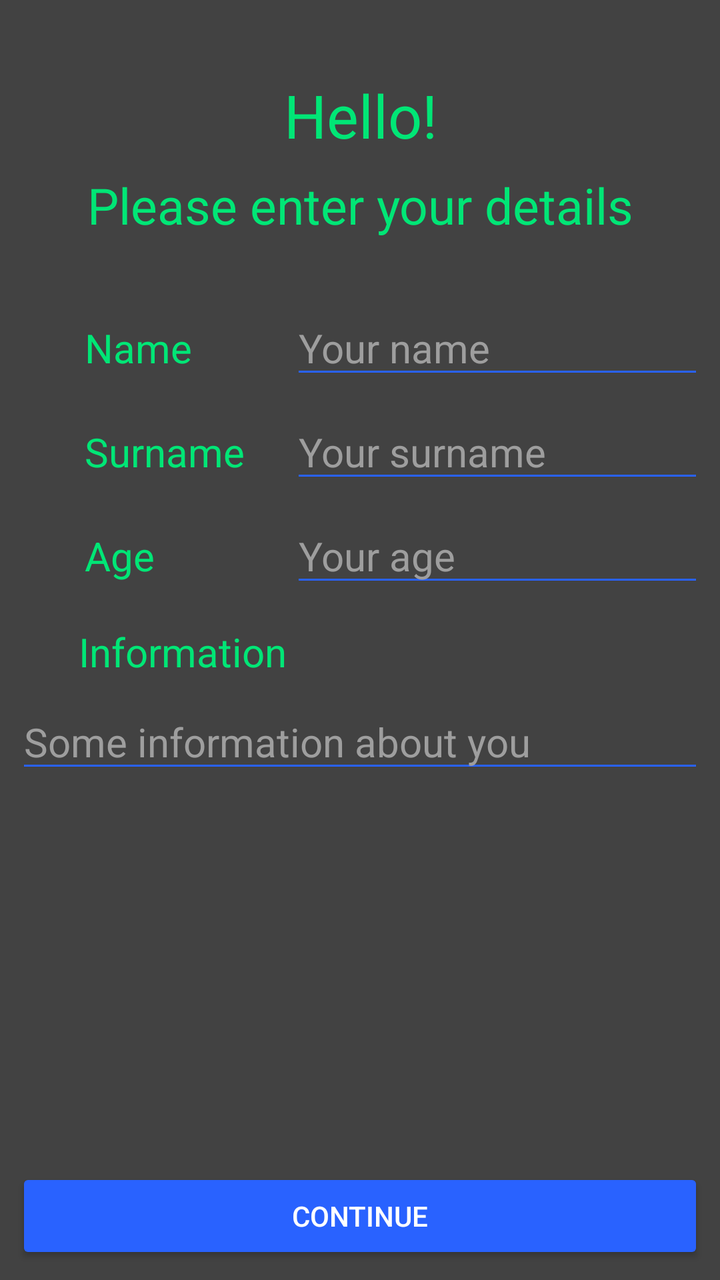
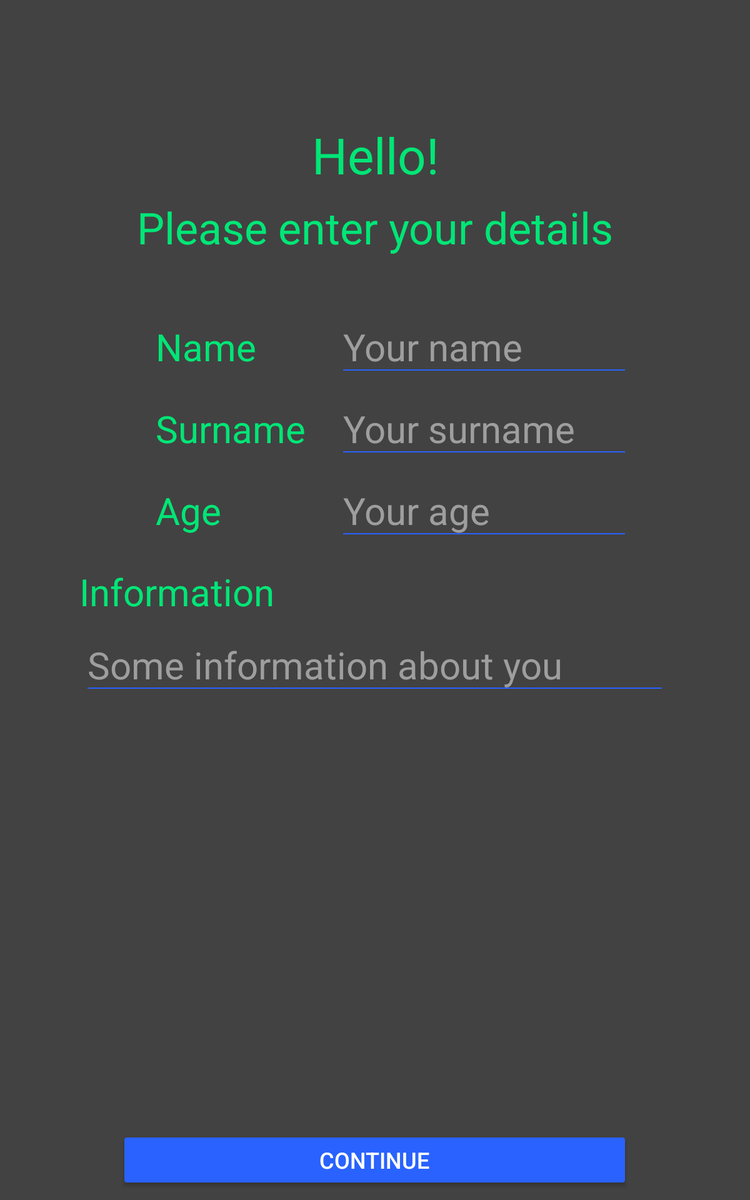

The same Android screen from two of the app's own layout files: first res/layout/ as a phone draws it, then the repository's variant for another configuration, drawn on a device whose configuration selects that folder. Both files follow.
<!-- AndroidManifest.xml: application theme AppTheme -->
<!-- res/layout/activity_register.xml -->
<?xml version="1.0" encoding="utf-8"?>
<android.support.constraint.ConstraintLayout xmlns:android="http://schemas.android.com/apk/res/android"
    xmlns:app="http://schemas.android.com/apk/res-auto"
    xmlns:tools="http://schemas.android.com/tools"
    android:layout_width="match_parent"
    android:layout_height="match_parent"
    tools:context="com.angon.tree_of_history.RegisterActivity">


    <TextView
        android:id="@+id/hello"
        android:layout_width="wrap_content"
        android:layout_height="wrap_content"
        android:layout_marginStart="8dp"
        android:layout_marginTop="8dp"
        android:layout_marginEnd="8dp"
        android:layout_marginBottom="8dp"
        android:text="@string/hello"
        android:textColor="@color/appTextColor"
        android:textSize="30sp"
        app:layout_constraintBottom_toBottomOf="parent"
        app:layout_constraintEnd_toEndOf="parent"
        app:layout_constraintHorizontal_bias="0.501"
        app:layout_constraintStart_toStartOf="parent"
        app:layout_constraintTop_toTopOf="parent"
        app:layout_constraintVertical_bias="0.050000012" />

    <TextView
        android:id="@+id/enterDetails"
        android:layout_width="wrap_content"
        android:layout_height="wrap_content"
        android:layout_marginStart="8dp"
        android:layout_marginTop="8dp"
        android:layout_marginEnd="8dp"
        android:layout_marginBottom="8dp"
        android:text="@string/please_enter_your_details"
        android:textSize="25sp"
        android:textColor="@color/appTextColor"
        app:layout_constraintBottom_toBottomOf="parent"
        app:layout_constraintEnd_toEndOf="parent"
        app:layout_constraintHorizontal_bias="0.507"
        app:layout_constraintStart_toStartOf="parent"
        app:layout_constraintTop_toBottomOf="@+id/hello"
        app:layout_constraintVertical_bias="0.0" />

    <LinearLayout
        android:id="@+id/linearLayoutName"
        android:layout_width="match_parent"
        android:layout_height="wrap_content"
        android:layout_marginStart="8dp"
        android:layout_marginTop="8dp"
        android:layout_marginEnd="8dp"
        android:layout_marginBottom="8dp"
        android:orientation="horizontal"
        app:layout_constraintBottom_toBottomOf="parent"
        app:layout_constraintEnd_toEndOf="parent"
        app:layout_constraintStart_toStartOf="parent"
        app:layout_constraintTop_toBottomOf="@+id/enterDetails"
        app:layout_constraintVertical_bias="0.050000012">

        <View
            android:layout_width="0dp"
            android:layout_height="0dp"
            android:layout_weight="0.1" />

        <TextView
            android:layout_width="0dp"
            android:layout_height="wrap_content"
            android:layout_weight="0.3"
            android:gravity="start"
            android:text="@string/name"
            android:textSize="20sp"
            android:textColor="@color/appTextColor" />

        <EditText
            android:id="@+id/name"
            android:layout_width="0dp"
            android:layout_height="wrap_content"
            android:layout_weight="0.6"
            android:hint="@string/your_name_hint"
            android:textColorHint="@color/hintTextColor"
            android:inputType="textPersonName"
            android:textSize="20sp"
            android:textColor="@color/enterTextColor" />

    </LinearLayout>

    <LinearLayout
        android:id="@+id/linearLayoutSurname"
        android:layout_width="match_parent"
        android:layout_height="wrap_content"
        android:layout_marginStart="8dp"
        android:layout_marginTop="8dp"
        android:layout_marginEnd="8dp"
        android:layout_marginBottom="8dp"
        android:orientation="horizontal"
        app:layout_constraintBottom_toBottomOf="parent"
        app:layout_constraintEnd_toEndOf="parent"
        app:layout_constraintStart_toStartOf="parent"
        app:layout_constraintTop_toBottomOf="@+id/linearLayoutName"
        app:layout_constraintVertical_bias="0.0">

        <View
            android:layout_width="0dp"
            android:layout_height="0dp"
            android:layout_weight="0.1" />

        <TextView
            android:layout_width="0dp"
            android:layout_height="wrap_content"
            android:layout_weight="0.3"
            android:gravity="start"
            android:text="@string/surname"
            android:textSize="20sp"
            android:textColor="@color/appTextColor" />

        <EditText
            android:id="@+id/surname"
            android:layout_width="0dp"
            android:layout_height="wrap_content"
            android:layout_weight="0.6"
            android:hint="@string/your_surname_hint"
            android:textColorHint="@color/hintTextColor"
            android:inputType="textPersonName"
            android:textSize="20sp"
            android:textColor="@color/enterTextColor" />

    </LinearLayout>

    <LinearLayout
        android:id="@+id/linearLayoutAge"
        android:layout_width="match_parent"
        android:layout_height="wrap_content"
        android:layout_marginStart="8dp"
        android:layout_marginTop="8dp"
        android:layout_marginEnd="8dp"
        android:layout_marginBottom="8dp"
        android:orientation="horizontal"
        app:layout_constraintBottom_toBottomOf="parent"
        app:layout_constraintEnd_toEndOf="parent"
        app:layout_constraintStart_toStartOf="parent"
        app:layout_constraintTop_toBottomOf="@+id/linearLayoutSurname"
        app:layout_constraintVertical_bias="0.0">

        <View
            android:layout_width="0dp"
            android:layout_height="0dp"
            android:layout_weight="0.1" />

        <TextView
            android:layout_width="0dp"
            android:layout_height="wrap_content"
            android:layout_weight="0.3"
            android:gravity="start"
            android:text="@string/age"
            android:textSize="20sp"
            android:textColor="@color/appTextColor" />

        <EditText
            android:id="@+id/age"
            android:layout_width="0dp"
            android:layout_height="wrap_content"
            android:layout_weight="0.6"
            android:hint="@string/your_age_hint"
            android:textColorHint="@color/hintTextColor"
            android:inputType="number"
            android:textSize="20sp"
            android:textColor="@color/enterTextColor" />

    </LinearLayout>

    <TextView
        android:id="@+id/info"
        android:layout_width="wrap_content"
        android:layout_height="wrap_content"
        android:layout_marginStart="8dp"
        android:layout_marginTop="8dp"
        android:layout_marginEnd="8dp"
        android:layout_marginBottom="8dp"
        android:text="@string/information"
        android:textColor="@color/appTextColor"
        android:textSize="20sp"
        app:layout_constraintBottom_toBottomOf="parent"
        app:layout_constraintEnd_toEndOf="parent"
        app:layout_constraintHorizontal_bias="0.13"
        app:layout_constraintStart_toStartOf="parent"
        app:layout_constraintTop_toBottomOf="@+id/linearLayoutAge"
        app:layout_constraintVertical_bias="0.01999998" />

    <Button
        android:id="@+id/register"
        android:layout_width="match_parent"
        android:layout_height="wrap_content"
        android:layout_marginStart="8dp"
        android:layout_marginTop="8dp"
        android:layout_marginEnd="8dp"
        android:layout_marginBottom="8dp"
        android:text="@string/continue_button"
        android:textColor="@color/enterTextColor"
        app:layout_constraintBottom_toBottomOf="parent"
        app:layout_constraintEnd_toEndOf="parent"
        app:layout_constraintStart_toStartOf="parent"
        app:layout_constraintTop_toTopOf="parent"
        app:layout_constraintVertical_bias="1.0" />

    <EditText
        android:id="@+id/information"
        android:layout_width="match_parent"
        android:layout_height="wrap_content"
        android:layout_marginStart="8dp"
        android:layout_marginTop="8dp"
        android:layout_marginEnd="8dp"
        android:layout_marginBottom="8dp"
        android:gravity="start"
        android:hint="@string/your_information_hint"
        android:textColorHint="@color/hintTextColor"
        android:inputType="textMultiLine"
        android:scrollbars="vertical"
        android:scrollbarStyle="outsideOverlay"
        android:textSize="20sp"
        android:textColor="@color/enterTextColor"
        app:layout_constraintBottom_toTopOf="@+id/register"
        app:layout_constraintEnd_toEndOf="parent"
        app:layout_constraintStart_toStartOf="parent"
        app:layout_constraintTop_toBottomOf="@+id/info"
        app:layout_constraintVertical_bias="0.0" />


</android.support.constraint.ConstraintLayout>
<!-- resources referenced by this layout -->
<resources>
  <color name="appTextColor">#00E676</color>
  <color name="enterTextColor">#FFFFFF</color>
  <color name="hintTextColor">#9E9E9E</color>
  <string name="age">Age</string>
  <string name="continue_button">Continue</string>
  <string name="hello">Hello!</string>
  <string name="information">Information</string>
  <string name="name">Name</string>
  <string name="please_enter_your_details">Please enter your details</string>
  <string name="surname">Surname</string>
  <string name="your_age_hint">Your age</string>
  <string name="your_information_hint">Some information about you</string>
  <string name="your_name_hint">Your name</string>
  <string name="your_surname_hint">Your surname</string>
  <style name="AppTheme" parent="Theme.AppCompat.Light.DarkActionBar">
          <item name="windowNoTitle">true</item>
          <item name="android:windowBackground">@color/windowBackground</item>
          <item name="colorPrimaryDark">@color/colorPrimaryDark</item>
          <item name="colorAccent">@color/colorAccent</item>
          <item name="colorButtonNormal">@color/colorAccent</item>
          <item name="colorControlNormal">@color/colorAccent</item>
          <item name="colorControlHighlight">@color/pressedButtonColor</item>
      </style>
  <color name="windowBackground">#424242</color>
  <color name="colorPrimaryDark">#212121</color>
  <color name="colorAccent">#2962FF</color>
  <color name="pressedButtonColor">#2300D0</color>
</resources>
<!-- res/layout-sw600dp/activity_register.xml (the repository's variant of the layout above) -->
<!-- drawn on a 7-inch tablet held upright -->
<?xml version="1.0" encoding="utf-8"?>
<android.support.constraint.ConstraintLayout xmlns:android="http://schemas.android.com/apk/res/android"
    xmlns:app="http://schemas.android.com/apk/res-auto"
    xmlns:tools="http://schemas.android.com/tools"
    android:layout_width="match_parent"
    android:layout_height="match_parent"
    tools:context="com.angon.tree_of_history.RegisterActivity">


    <TextView
        android:id="@+id/hello"
        android:layout_width="wrap_content"
        android:layout_height="wrap_content"
        android:layout_marginStart="8dp"
        android:layout_marginTop="8dp"
        android:layout_marginEnd="8dp"
        android:layout_marginBottom="8dp"
        android:text="@string/hello"
        android:textSize="40sp"
        android:textColor="@color/appTextColor"
        app:layout_constraintBottom_toBottomOf="parent"
        app:layout_constraintEnd_toEndOf="parent"
        app:layout_constraintHorizontal_bias="0.501"
        app:layout_constraintStart_toStartOf="parent"
        app:layout_constraintTop_toTopOf="parent"
        app:layout_constraintVertical_bias="0.100000024" />

    <TextView
        android:id="@+id/enterDetails"
        android:layout_width="wrap_content"
        android:layout_height="wrap_content"
        android:layout_marginStart="8dp"
        android:layout_marginTop="8dp"
        android:layout_marginEnd="8dp"
        android:layout_marginBottom="8dp"
        android:text="@string/please_enter_your_details"
        android:textSize="35sp"
        android:textColor="@color/appTextColor"
        app:layout_constraintBottom_toBottomOf="parent"
        app:layout_constraintEnd_toEndOf="parent"
        app:layout_constraintHorizontal_bias="0.502"
        app:layout_constraintStart_toStartOf="parent"
        app:layout_constraintTop_toBottomOf="@+id/hello"
        app:layout_constraintVertical_bias="0.0" />

    <LinearLayout
        android:id="@+id/linearLayoutName"
        android:layout_width="match_parent"
        android:layout_height="wrap_content"
        android:layout_marginStart="8dp"
        android:layout_marginTop="8dp"
        android:layout_marginEnd="8dp"
        android:layout_marginBottom="8dp"
        android:orientation="horizontal"
        app:layout_constraintBottom_toBottomOf="parent"
        app:layout_constraintEnd_toEndOf="parent"
        app:layout_constraintStart_toStartOf="parent"
        app:layout_constraintTop_toBottomOf="@+id/enterDetails"
        app:layout_constraintVertical_bias="0.050000012">

        <View
            android:layout_width="0dp"
            android:layout_height="0dp"
            android:layout_weight="0.2" />

        <TextView
            android:layout_width="0dp"
            android:layout_height="wrap_content"
            android:layout_weight="0.25"
            android:gravity="start"
            android:text="@string/name"
            android:textSize="30sp"
            android:textColor="@color/appTextColor" />

        <EditText
            android:id="@+id/name"
            android:layout_width="0dp"
            android:layout_height="wrap_content"
            android:layout_weight="0.4"
            android:hint="@string/your_name_hint"
            android:textColorHint="@color/hintTextColor"
            android:inputType="textPersonName"
            android:textSize="30sp"
            android:textColor="@color/enterTextColor" />

        <View
            android:layout_width="0dp"
            android:layout_height="0dp"
            android:layout_weight="0.15" />

    </LinearLayout>

    <LinearLayout
        android:id="@+id/linearLayoutSurname"
        android:layout_width="match_parent"
        android:layout_height="wrap_content"
        android:layout_marginStart="8dp"
        android:layout_marginTop="8dp"
        android:layout_marginEnd="8dp"
        android:layout_marginBottom="8dp"
        android:orientation="horizontal"
        app:layout_constraintBottom_toBottomOf="parent"
        app:layout_constraintEnd_toEndOf="parent"
        app:layout_constraintStart_toStartOf="parent"
        app:layout_constraintTop_toBottomOf="@+id/linearLayoutName"
        app:layout_constraintVertical_bias="0.0">

        <View
            android:layout_width="0dp"
            android:layout_height="0dp"
            android:layout_weight="0.2" />

        <TextView
            android:layout_width="0dp"
            android:layout_height="wrap_content"
            android:layout_weight="0.25"
            android:gravity="start"
            android:text="@string/surname"
            android:textSize="30sp"
            android:textColor="@color/appTextColor" />

        <EditText
            android:id="@+id/surname"
            android:layout_width="0dp"
            android:layout_height="wrap_content"
            android:layout_weight="0.4"
            android:hint="@string/your_surname_hint"
            android:textColorHint="@color/hintTextColor"
            android:inputType="textPersonName"
            android:textSize="30sp"
            android:textColor="@color/enterTextColor" />

        <View
            android:layout_width="0dp"
            android:layout_height="0dp"
            android:layout_weight="0.15" />

    </LinearLayout>

    <LinearLayout
        android:id="@+id/linearLayoutAge"
        android:layout_width="match_parent"
        android:layout_height="wrap_content"
        android:layout_marginStart="8dp"
        android:layout_marginTop="8dp"
        android:layout_marginEnd="8dp"
        android:layout_marginBottom="8dp"
        android:orientation="horizontal"
        app:layout_constraintBottom_toBottomOf="parent"
        app:layout_constraintEnd_toEndOf="parent"
        app:layout_constraintStart_toStartOf="parent"
        app:layout_constraintTop_toBottomOf="@+id/linearLayoutSurname"
        app:layout_constraintVertical_bias="0.0">

        <View
            android:layout_width="0dp"
            android:layout_height="0dp"
            android:layout_weight="0.2" />

        <TextView
            android:layout_width="0dp"
            android:layout_height="wrap_content"
            android:layout_weight="0.25"
            android:gravity="start"
            android:text="@string/age"
            android:textSize="30sp"
            android:textColor="@color/appTextColor" />

        <EditText
            android:id="@+id/age"
            android:layout_width="0dp"
            android:layout_height="wrap_content"
            android:layout_weight="0.4"
            android:hint="@string/your_age_hint"
            android:textColorHint="@color/hintTextColor"
            android:inputType="number"
            android:textSize="30sp"
            android:textColor="@color/enterTextColor" />

        <View
            android:layout_width="0dp"
            android:layout_height="0dp"
            android:layout_weight="0.15" />

    </LinearLayout>

    <TextView
        android:id="@+id/info"
        android:layout_width="wrap_content"
        android:layout_height="wrap_content"
        android:layout_marginStart="8dp"
        android:layout_marginTop="8dp"
        android:layout_marginEnd="8dp"
        android:layout_marginBottom="8dp"
        android:text="@string/information"
        android:textColor="@color/appTextColor"
        android:textSize="30sp"
        app:layout_constraintBottom_toBottomOf="parent"
        app:layout_constraintEnd_toEndOf="parent"
        app:layout_constraintHorizontal_bias="0.13"
        app:layout_constraintStart_toStartOf="parent"
        app:layout_constraintTop_toBottomOf="@+id/linearLayoutAge"
        app:layout_constraintVertical_bias="0.01999998" />

    <LinearLayout
        android:id="@+id/linearLayoutRegister"
        android:layout_width="match_parent"
        android:layout_height="wrap_content"
        android:layout_marginStart="8dp"
        android:layout_marginTop="8dp"
        android:layout_marginEnd="8dp"
        android:layout_marginBottom="8dp"
        android:orientation="horizontal"
        app:layout_constraintBottom_toBottomOf="parent"
        app:layout_constraintEnd_toEndOf="parent"
        app:layout_constraintStart_toStartOf="parent"
        app:layout_constraintTop_toTopOf="parent"
        app:layout_constraintVertical_bias="1.0">

        <View
            android:layout_width="0dp"
            android:layout_height="0dp"
            android:layout_weight="0.15" />

        <Button
            android:id="@+id/register"
            android:layout_width="0dp"
            android:layout_height="wrap_content"
            android:layout_weight="0.7"
            android:text="@string/continue_button"
            android:textSize="18sp"
            android:textColor="@color/enterTextColor" />

        <View
            android:layout_width="0dp"
            android:layout_height="0dp"
            android:layout_weight="0.15" />

    </LinearLayout>

    <LinearLayout
        android:layout_width="match_parent"
        android:layout_height="0dp"
        android:layout_marginStart="8dp"
        android:layout_marginTop="8dp"
        android:layout_marginEnd="8dp"
        android:layout_marginBottom="8dp"
        android:orientation="horizontal"
        app:layout_constraintBottom_toTopOf="@+id/linearLayoutRegister"
        app:layout_constraintEnd_toEndOf="parent"
        app:layout_constraintStart_toStartOf="parent"
        app:layout_constraintTop_toBottomOf="@+id/info">

        <View
            android:layout_width="0dp"
            android:layout_height="0dp"
            android:layout_weight="0.1" />

        <EditText
            android:id="@+id/information"
            android:layout_width="0dp"
            android:layout_height="wrap_content"
            android:layout_weight="0.8"
            android:textAlignment="inherit"
            android:hint="@string/your_information_hint"
            android:textColorHint="@color/hintTextColor"
            android:inputType="textMultiLine"
            android:scrollbars="vertical"
            android:scrollbarStyle="outsideOverlay"
            android:textSize="30sp"
            android:gravity="start"
            android:textColor="@color/enterTextColor" />

        <View
            android:layout_width="0dp"
            android:layout_height="0dp"
            android:layout_weight="0.1" />

    </LinearLayout>


</android.support.constraint.ConstraintLayout>
